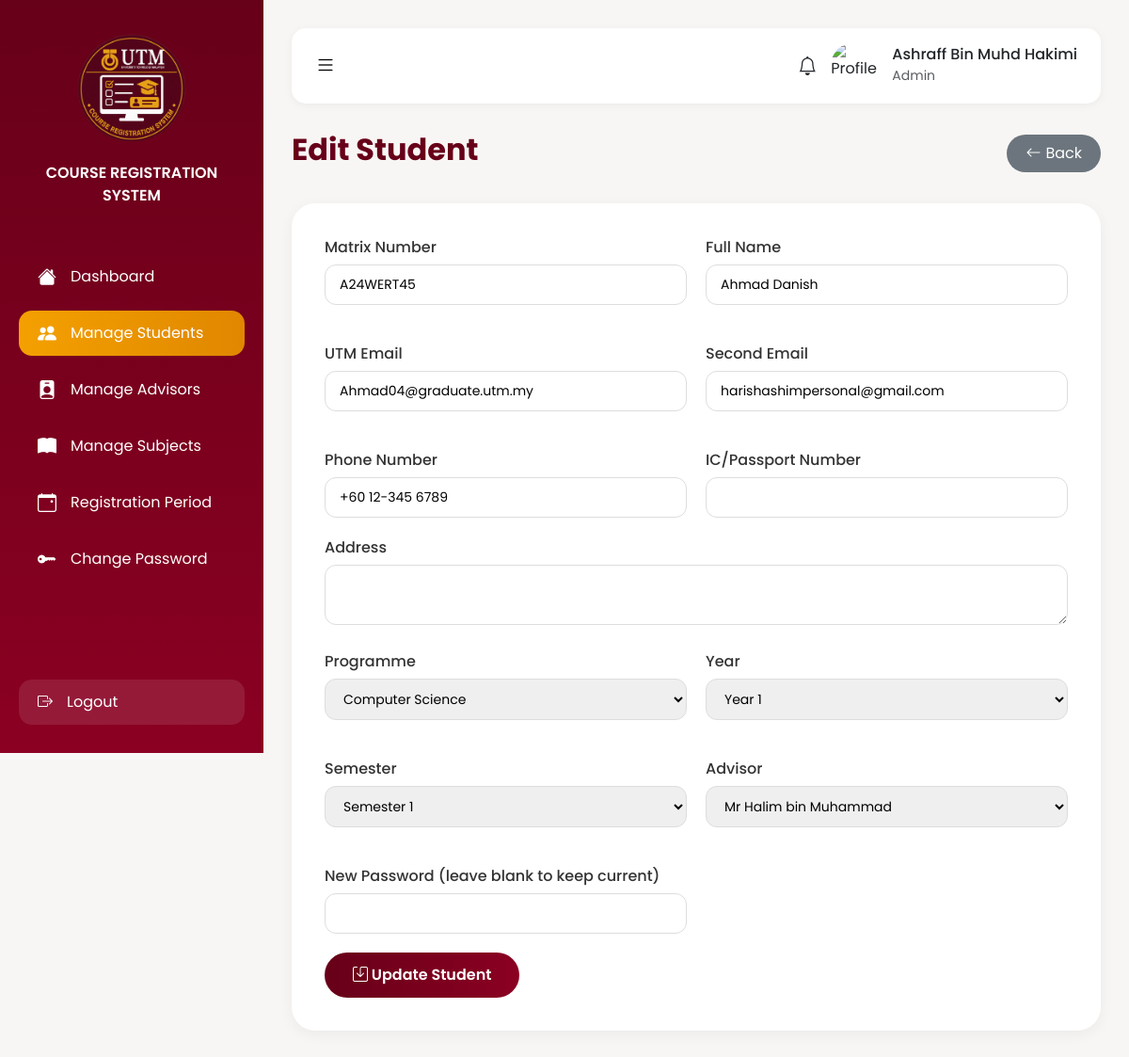
The page /admin/edit_student.php?id=26 (signed in) on the database its author committed.
### tables this page shows
CREATE TABLE `users` (
  `user_id` int(11) NOT NULL,
  `matrix_number` varchar(100) NOT NULL,
  `user_name` varchar(100) NOT NULL,
  `utm_email` varchar(100) NOT NULL,
  `second_email` varchar(100) NOT NULL,
  `phone` varchar(100) NOT NULL,
  `password` varchar(100) NOT NULL,
  `role` enum('student','advisor','admin') NOT NULL,
  `login_cred` varchar(100) DEFAULT NULL
);

CREATE TABLE `students` (
  `user_id` int(11) NOT NULL,
  `matrix_number` varchar(100) NOT NULL,
  `user_name` varchar(100) NOT NULL,
  `utm_email` varchar(100) NOT NULL,
  `second_email` varchar(100) NOT NULL,
  `phone` varchar(100) NOT NULL,
  `ic_number` varchar(20) DEFAULT NULL,
  `address` text DEFAULT NULL,
  `programme` enum('Computer Science','Electrical Engineering','Sport Science','Pengajian Islam') NOT NULL,
  `year` enum('1','2','3','4') NOT NULL,
  `semester` enum('1','2','3') NOT NULL,
  `advisor_id` int(11) DEFAULT NULL
);

### admin/edit_student.php (the view, shortened to what this page needs)
<?php
require_once '../db_connect.php';
$admin_name = 'Admin';
$stmt = $conn->prepare("SELECT user_name FROM users WHERE user_id = ?");
$stmt->bind_param("i", $_SESSION['user_id']);
$stmt->execute();
$result = $stmt->get_result();
if ($row = $result->fetch_assoc()) {
    $admin_name = $row['user_name'];
}
$advisors = [];
$advisor_query = "SELECT user_id, user_name FROM users WHERE role = 'advisor' ORDER BY user_name";
$advisor_result = $conn->query($advisor_query);
if ($advisor_result) {
    while ($row = $advisor_result->fetch_assoc()) {
        $advisors[] = $row;
    }
}
$student_id = intval($_GET['id']);
$stmt = $conn->prepare("
    SELECT u.user_id, u.matrix_number, u.user_name, u.utm_email, u.second_email, u.phone,
           s.ic_number, s.address, s.programme, s.year, s.semester, s.advisor_id
    FROM users u
    LEFT JOIN students s ON u.user_id = s.user_id
    WHERE u.user_id = ? AND u.role = 'student'
");
$stmt->bind_param("i", $student_id);
$stmt->execute();
$result = $stmt->get_result();
$student = $result->fetch_assoc();
?>
<!DOCTYPE html>
<html lang="en">
<head>
    <link href="https://cdn.jsdelivr.net/npm/bootstrap@5.3.0/dist/css/bootstrap.min.css" rel="stylesheet">
    <link rel="stylesheet" href="https://cdn.jsdelivr.net/npm/bootstrap-icons@1.11.3/font/bootstrap-icons.min.css">
</head>
<body>
<div class="sidebar">
    <div class="logo"><img src="../images/utmlogo.png" alt="UTM Logo"><div class="system-title">COURSE REGISTRATION SYSTEM</div></div>
    <div class="menu">
        <a href="admin_dashboard.php"><i class="bi bi-house-fill"></i> Dashboard</a>
        <a href="manage_students.php" class="active"><i class="bi bi-people-fill"></i> Manage Students</a>
        <a href="manage_advisors.php"><i class="bi bi-person-badge-fill"></i> Manage Advisors</a>
        <a href="manage_subjects.php"><i class="bi bi-book-fill"></i> Manage Subjects</a>
        <a href="manage_registration_period.php"><i class="bi bi-calendar-event"></i> Registration Period</a>
        <a href="admin_changepassword.php"><i class="bi bi-key-fill"></i> Change Password</a>
    </div>
    <div class="logout"><a href="../index.html"><i class="bi bi-box-arrow-right"></i> Logout</a></div>
</div>
<div class="main-content">
    <div class="topbar">
        <button class="toggle-btn" onclick="toggleSidebar()"><i class="bi bi-list"></i></button>
        <div class="profile-box" onclick="location.href='profile.php'">
            <i class="bi bi-bell fs-5"></i>
            <img src="https://cdn-icons-png.flaticon.com/512/3135/3135715.png" alt="Profile">
            <div><h6 class="mb-0"><?php echo htmlspecialchars($admin_name); ?></h6><small class="text-muted">Admin</small></div>
        </div>
    </div>
    <div class="page-header">
        <h2>Edit Student</h2>
        <a href="manage_students.php" class="btn-cancel"><i class="bi bi-arrow-left"></i> Back</a>
    </div>
    <div class="form-card">
        <form method="POST">
            <div class="row-custom">
                <div class="form-group"><label>Matrix Number</label><input type="text" name="matrix" value="<?php echo htmlspecialchars($student['matrix_number']); ?>" required></div>
                <div class="form-group"><label>Full Name</label><input type="text" name="name" value="<?php echo htmlspecialchars($student['user_name']); ?>" required></div>
                <div class="form-group"><label>UTM Email</label><input type="email" name="utm_email" value="<?php echo htmlspecialchars($student['utm_email']); ?>" required></div>
                <div class="form-group"><label>Second Email</label><input type="email" name="second_email" value="<?php echo htmlspecialchars($student['second_email']); ?>"></div>
                <div class="form-group"><label>Phone Number</label><input type="text" name="phone" value="<?php echo htmlspecialchars($student['phone']); ?>" required></div>
                <div class="form-group"><label>IC/Passport Number</label><input type="text" name="ic_number" value="<?php echo htmlspecialchars($student['ic_number']); ?>"></div>
            </div>
            <div class="form-group"><label>Address</label><textarea name="address" rows="2"><?php echo htmlspecialchars($student['address']); ?></textarea></div>
            <div class="row-custom">
                <div class="form-group"><label>Programme</label>
                    <select name="programme" required>
                        <?php
                        $programmes = [
                            'Computer Science',
                            'Electrical Engineering',
                            'Sport Science',
                            'Pengajian Islam',
                            'Civil Engineering',
                            'Electronic Engineering',
                            'Mechanical Engineering',
                            'Chemical Engineering',
                            'Sport and Fitness',
                            'Technology Management',
                            'Accounting',
                            'Islamic Studies Education',
                            'Land Surveying',
                            'Urban Planning',
                            'Quantity Surveying',
                            'Architecture',
                            'Property Management'
                        ];
                        foreach ($programmes as $prog) {
                            $selected = ($student['programme'] == $prog) ? 'selected' : '';
                            echo "<option value=\"$prog\" $selected>$prog</option>";
                        }
                        ?>
                    </select>
                </div>
                <div class="form-group"><label>Year</label>
                    <select name="year" required>
                        <option value="1" <?php echo $student['year'] == '1' ? 'selected' : ''; ?>>Year 1</option>
                    </select>
                </div>
                <div class="form-group"><label>Semester</label>
                    <select name="semester" required>
                        <option value="1" <?php echo $student['semester'] == '1' ? 'selected' : ''; ?>>Semester 1</option>
                    </select>
                </div>
                <div class="form-group"><label>Advisor</label>
                    <select name="advisor_id" required>
                        <?php foreach ($advisors as $advisor): ?>
                            <option value="<?php echo $advisor['user_id']; ?>" <?php echo ($student['advisor_id'] == $advisor['user_id']) ? 'selected' : ''; ?>><?php echo htmlspecialchars($advisor['user_name']); ?></option>
                        <?php endforeach; ?>
                    </select>
                </div>
                <div class="form-group"><label>New Password (leave blank to keep current)</label><input type="password" name="password"></div>
            </div>
            <button type="submit" class="btn-submit"><i class="bi bi-save"></i> Update Student</button>
        </form>
    </div>
</div>
</body>
</html>

### admin/edit_student.php (style rules this page uses)
* { margin: 0; padding: 0; box-sizing: border-box; font-family: 'Poppins', sans-serif; }
body { background: #f8f6f4; overflow-x: hidden; }
.sidebar { width: 280px; height: 100vh; background: linear-gradient(to bottom, #670019, #8b0022); position: fixed; padding: 30px 20px; color: white; transition: transform 0.3s ease; z-index: 1000; }
.logo { text-align: center; margin-bottom: 50px; }
.logo img { width: 130px; }
.system-title { color: white; font-size: 16px; font-weight: 600; margin-top: 12px; }
.menu a { display: flex; align-items: center; gap: 15px; text-decoration: none; color: white; padding: 9px 20px; border-radius: 14px; margin-bottom: 12px; transition: 0.3s; font-size: 16px; }
.menu a:hover, .menu .active { background: linear-gradient(to right, #f4a000, #e08700); }
.menu i { font-size: 20px; }
.logout { position: absolute; bottom: 30px; width: calc(100% - 40px); left: 20px; }
.logout a { display: flex; align-items: center; gap: 15px; text-decoration: none; color: white; padding: 12px 20px; border-radius: 14px; background: rgba(255,255,255,0.1); }
.main-content { margin-left: 280px; padding: 30px; transition: margin-left 0.3s ease; }
.topbar { display: flex; justify-content: space-between; align-items: center; margin-bottom: 30px; background: white; padding: 15px 25px; border-radius: 15px; box-shadow: 0 2px 10px rgba(0,0,0,0.05); }
.toggle-btn { background: none; border: none; font-size: 22px; cursor: pointer; }
.profile-box { display: flex; align-items: center; gap: 15px; cursor: pointer; }
.profile-box img { width: 50px; height: 50px; border-radius: 50%; }
.page-header { display: flex; justify-content: space-between; align-items: center; margin-bottom: 30px; }
.page-header h2 { color: #670019; font-weight: 700; }
.btn-cancel { background: #6c757d; color: white; padding: 8px 20px; border-radius: 25px; text-decoration: none; display: inline-flex; align-items: center; gap: 5px; }
.form-card { background: white; border-radius: 25px; padding: 35px; box-shadow: 0 4px 15px rgba(0,0,0,0.05); max-width: 1500px; }
.form-group { margin-bottom: 20px; }
.form-group label { display: block; margin-bottom: 6px; font-weight: 500; color: #333; }
.form-group input, .form-group select, .form-group textarea { width: 100%; padding: 10px 15px; border: 1px solid #ddd; border-radius: 12px; font-size: 14px; }
.row-custom { display: grid; grid-template-columns: 1fr 1fr; gap: 20px; }
.btn-submit { background: linear-gradient(to right, #670019, #8b0022); color: white; border: none; padding: 12px 30px; border-radius: 25px; font-weight: 600; cursor: pointer; transition: 0.3s; }

### rows shown on the page
users: user_name "Ashraff Bin Muhd Hakimi"
students: matrix "A24WERT45", name "Ahmad Danish", utm_email "Ahmad04@graduate.utm.my", second_email "harishashimpersonal@gmail.com", phone "+60 12-345 6789", year "Year 1", semester "Semester 1", advisor_id "Mr Halim bin Muhammad"

### other values the page prints
form field programme "Computer Science"
